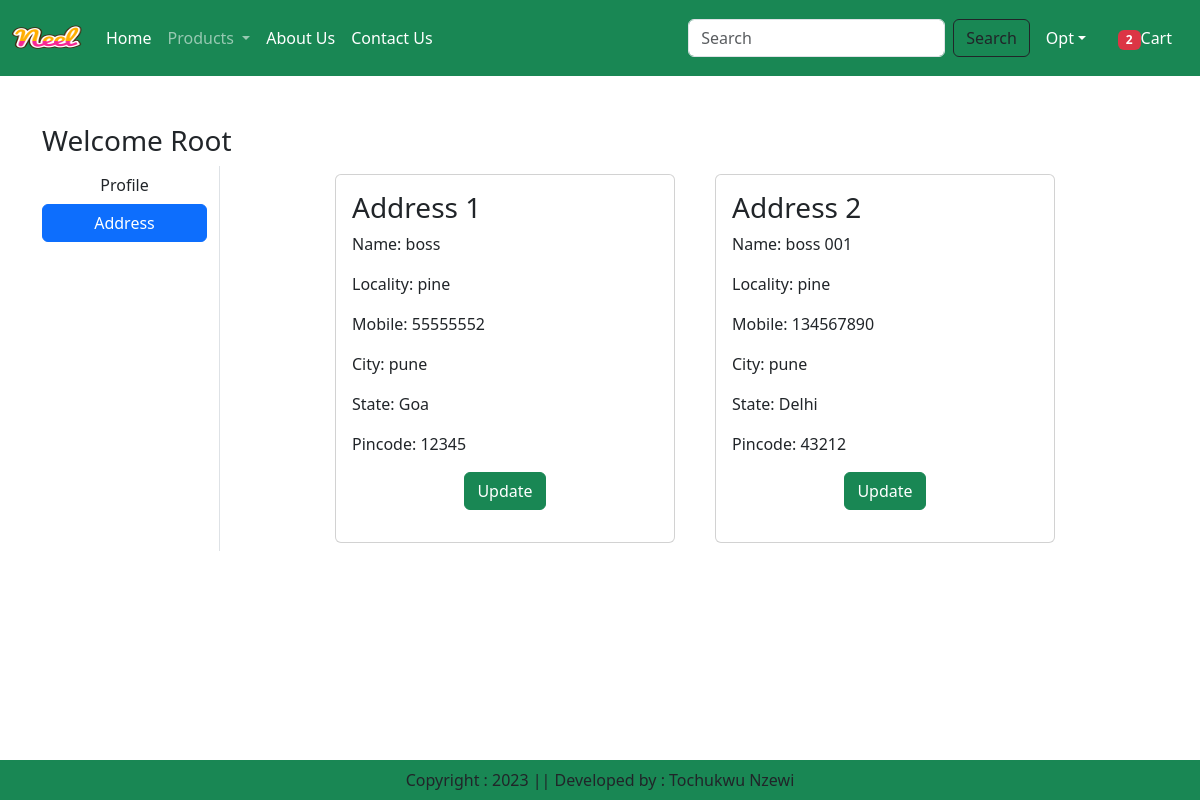
Page /address/ (signed in) on the earlier database version.
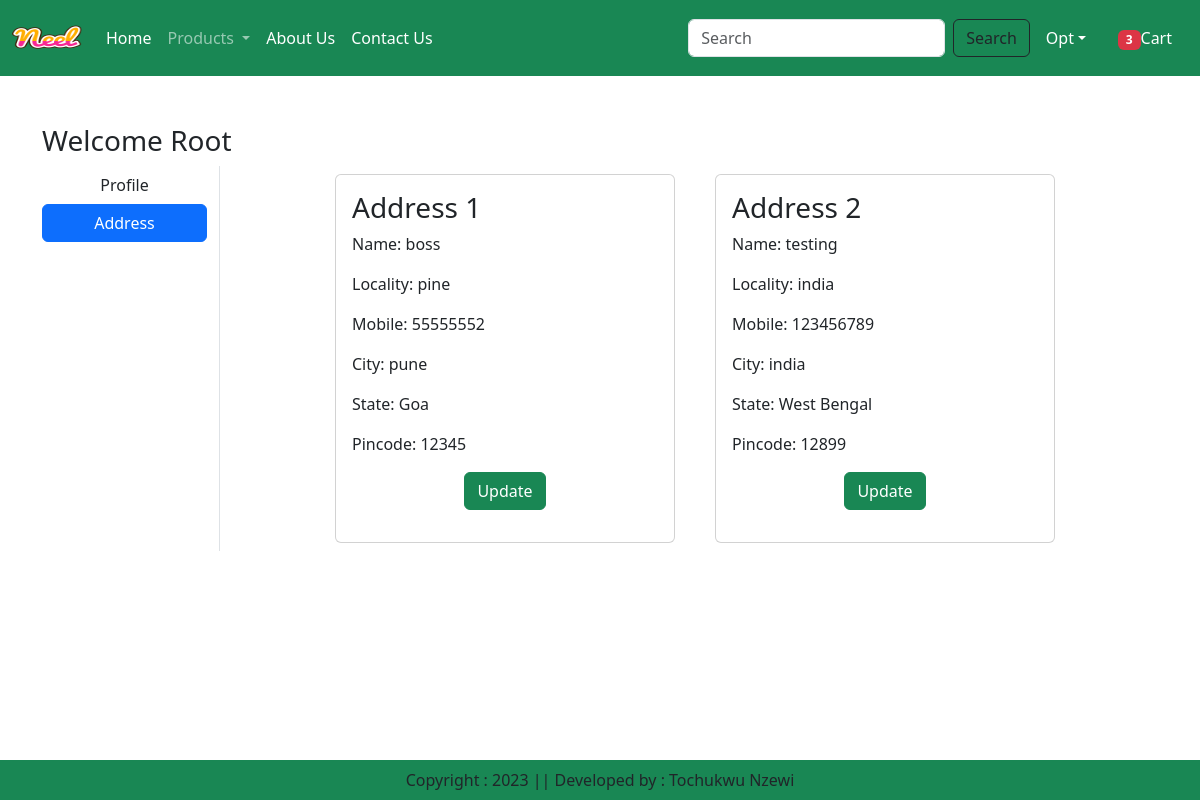
Same page on the later database version.
### app/models.py (models this page shows, shortened)
class Customer(models.Model):
    user = models.ForeignKey(User,on_delete=models.CASCADE)
    name = models.CharField(max_length=200)
    locality = models.CharField(max_length=200)
    city = models.CharField(max_length=50)
    mobile = models.IntegerField(default=0)
    zipcode = models.IntegerField()
    state = models.CharField(choices=STATE_CHOICES,max_length=100)

### app/views.py (the view)
# urls.py: path('address/', views.address,name='address'),
@login_required
def address(request):
    add = Customer.objects.filter(user=request.user)
    totalitem = 0
    wishitem=0
    if request.user.is_authenticated:
            totalitem = len(Cart.objects.filter(user=request.user))
            wishitem = len(Wishlist.objects.filter(user=request.user))
    return render(request, 'app/address.html',locals())

### app/templates/app/address.html (shortened to what this page needs)
{% extends 'app/base.html' %}
{% load static %}
{% block main-content %}
<div class="container my-5">
    <div class="row">
        <h3>Welcome <span class="text-capitalize">{{request.user}}</span></h3>
    <div class="col-sm-2 border-end">
        <ul class="list-unstyled">
            <li class="d-grid"><a href="{% url 'profile' %}" class="btn">Profile</a></li>
            <li class="d-grid"><a href="{% url 'address' %}" class="btn btn-primary">Address</a></li>
        </ul>
    </div>
    <div class="col-sm-8 offset-sm-1">
        <div class="row">
            {% for ad in add %}
            <div class="col-sm-6">
                <div class="card m-2">
                    <div class="card-body">
                        <h3>Address {{forloop.counter}}</h3>
                        <p>Name: {{ad.name}}</p>
                        <p>Locality: {{ad.locality}}</p>
                        <p>Mobile: {{ad.mobile}}</p>
                        <p>City: {{ad.city}}</p>
                        <p>State: {{ad.state}}</p>
                        <p>Pincode: {{ad.zipcode}}</p>
                        <p class="text-center"><a href="{% url 'updateAddress' pk=ad.id %}" type="button" class="btn btn-success">Update</a></p>
                    </div>
                </div>
            </div>
            {% endfor %}
        </div>
    </div>
{% endblock main-content %}

Differences in the rows shown:
removed Customer: name "boss 001", locality "pine", mobile "134567890", city "pune", state "Delhi", zipcode "43212"
added Customer: name "testing", locality "india", mobile "123456789", city "india", state "West Bengal", zipcode "12899"
Other differences:
{{ totalitem }}: "2" → "3"
